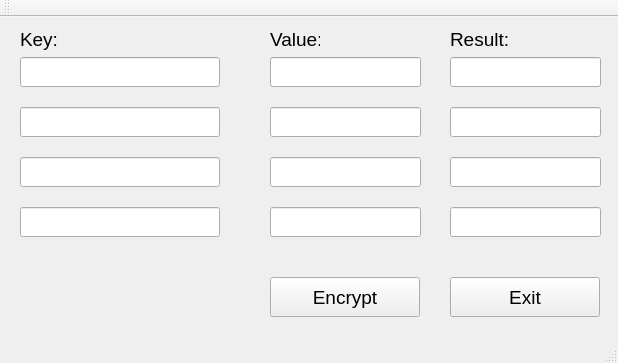
<?xml version="1.0" encoding="UTF-8"?>
<ui version="4.0">
 <class>MainWindow</class>
 <widget class="QMainWindow" name="MainWindow">
  <property name="geometry">
   <rect>
    <x>0</x>
    <y>0</y>
    <width>618</width>
    <height>363</height>
   </rect>
  </property>
  <property name="windowTitle">
   <string>IDEA</string>
  </property>
  <widget class="QWidget" name="centralWidget">
   <widget class="QLabel" name="label">
    <property name="geometry">
     <rect>
      <x>20</x>
      <y>10</y>
      <width>50</width>
      <height>25</height>
     </rect>
    </property>
    <property name="font">
     <font>
      <pointsize>14</pointsize>
     </font>
    </property>
    <property name="text">
     <string>Key:</string>
    </property>
   </widget>
   <widget class="QLineEdit" name="lineEdit">
    <property name="geometry">
     <rect>
      <x>20</x>
      <y>40</y>
      <width>200</width>
      <height>30</height>
     </rect>
    </property>
   </widget>
   <widget class="QLineEdit" name="lineEdit_2">
    <property name="geometry">
     <rect>
      <x>20</x>
      <y>90</y>
      <width>200</width>
      <height>30</height>
     </rect>
    </property>
   </widget>
   <widget class="QLineEdit" name="lineEdit_3">
    <property name="geometry">
     <rect>
      <x>20</x>
      <y>140</y>
      <width>200</width>
      <height>30</height>
     </rect>
    </property>
   </widget>
   <widget class="QLineEdit" name="lineEdit_4">
    <property name="geometry">
     <rect>
      <x>20</x>
      <y>190</y>
      <width>200</width>
      <height>30</height>
     </rect>
    </property>
   </widget>
   <widget class="QLabel" name="label_2">
    <property name="geometry">
     <rect>
      <x>270</x>
      <y>10</y>
      <width>50</width>
      <height>25</height>
     </rect>
    </property>
    <property name="font">
     <font>
      <pointsize>14</pointsize>
     </font>
    </property>
    <property name="text">
     <string>Value:</string>
    </property>
   </widget>
   <widget class="QLineEdit" name="lineEdit_5">
    <property name="geometry">
     <rect>
      <x>270</x>
      <y>40</y>
      <width>151</width>
      <height>30</height>
     </rect>
    </property>
   </widget>
   <widget class="QLineEdit" name="lineEdit_6">
    <property name="geometry">
     <rect>
      <x>270</x>
      <y>90</y>
      <width>151</width>
      <height>30</height>
     </rect>
    </property>
   </widget>
   <widget class="QLineEdit" name="lineEdit_7">
    <property name="geometry">
     <rect>
      <x>270</x>
      <y>140</y>
      <width>151</width>
      <height>30</height>
     </rect>
    </property>
   </widget>
   <widget class="QLineEdit" name="lineEdit_8">
    <property name="geometry">
     <rect>
      <x>270</x>
      <y>190</y>
      <width>151</width>
      <height>30</height>
     </rect>
    </property>
   </widget>
   <widget class="QPushButton" name="pushButton">
    <property name="geometry">
     <rect>
      <x>270</x>
      <y>260</y>
      <width>150</width>
      <height>40</height>
     </rect>
    </property>
    <property name="font">
     <font>
      <pointsize>14</pointsize>
     </font>
    </property>
    <property name="text">
     <string>Encrypt</string>
    </property>
   </widget>
   <widget class="QLineEdit" name="lineEdit_9">
    <property name="geometry">
     <rect>
      <x>450</x>
      <y>40</y>
      <width>151</width>
      <height>30</height>
     </rect>
    </property>
   </widget>
   <widget class="QLineEdit" name="lineEdit_10">
    <property name="geometry">
     <rect>
      <x>450</x>
      <y>90</y>
      <width>151</width>
      <height>30</height>
     </rect>
    </property>
   </widget>
   <widget class="QLabel" name="label_3">
    <property name="geometry">
     <rect>
      <x>450</x>
      <y>10</y>
      <width>61</width>
      <height>25</height>
     </rect>
    </property>
    <property name="font">
     <font>
      <pointsize>14</pointsize>
     </font>
    </property>
    <property name="text">
     <string>Result:</string>
    </property>
   </widget>
   <widget class="QLineEdit" name="lineEdit_11">
    <property name="geometry">
     <rect>
      <x>450</x>
      <y>140</y>
      <width>151</width>
      <height>30</height>
     </rect>
    </property>
   </widget>
   <widget class="QLineEdit" name="lineEdit_12">
    <property name="geometry">
     <rect>
      <x>450</x>
      <y>190</y>
      <width>151</width>
      <height>30</height>
     </rect>
    </property>
   </widget>
   <widget class="QPushButton" name="pushButton_2">
    <property name="geometry">
     <rect>
      <x>450</x>
      <y>260</y>
      <width>150</width>
      <height>40</height>
     </rect>
    </property>
    <property name="font">
     <font>
      <pointsize>14</pointsize>
     </font>
    </property>
    <property name="text">
     <string>Exit</string>
    </property>
   </widget>
  </widget>
  <widget class="QMenuBar" name="menuBar">
   <property name="geometry">
    <rect>
     <x>0</x>
     <y>0</y>
     <width>618</width>
     <height>18</height>
    </rect>
   </property>
  </widget>
  <widget class="QToolBar" name="mainToolBar">
   <attribute name="toolBarArea">
    <enum>TopToolBarArea</enum>
   </attribute>
   <attribute name="toolBarBreak">
    <bool>false</bool>
   </attribute>
  </widget>
  <widget class="QStatusBar" name="statusBar"/>
 </widget>
 <layoutdefault spacing="6" margin="11"/>
 <resources/>
 <connections/>
</ui>
